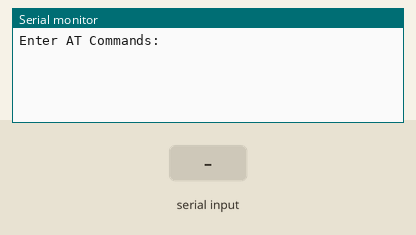
The sketch below on a simulated Arduino Uno, built with avr-gcc and run on an emulated ATmega328P. Shown: the last lines printed to the serial monitor. The inputs (shaded band) are chosen by the test bench.

Above: at 1.2 s.
1.3 s: "1" received over the second serial link
At 1.9 s:
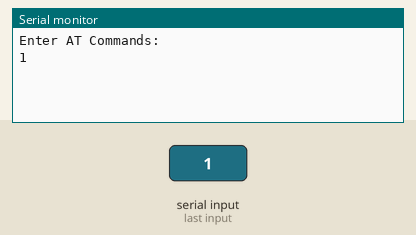
2.8 s: "0" received over the second serial link
At 4.3 s:
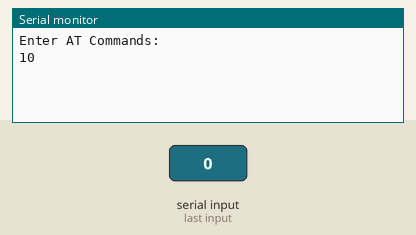

Measured:
- after the input at 1.3 s, the serial monitor: prints a new line at once (image 1)
- after the input at 2.8 s, the serial monitor: prints a new line at once (image 2)

The sketch:

AR1923BTSetup.ino
```cpp
#include <SoftwareSerial.h>
SoftwareSerial AR1923BT(2, 3); //BlueTooth(Rx, Tx)

void setup() {
  Serial.begin(9600);
  Serial.println("Enter AT Commands: ");
  AR1923BT.begin(9600);
}

void loop() {
  if (AR1923BT.available())
    Serial.write(AR1923BT.read());

  if (Serial.available())
    AR1923BT.write(Serial.read());
}
```
